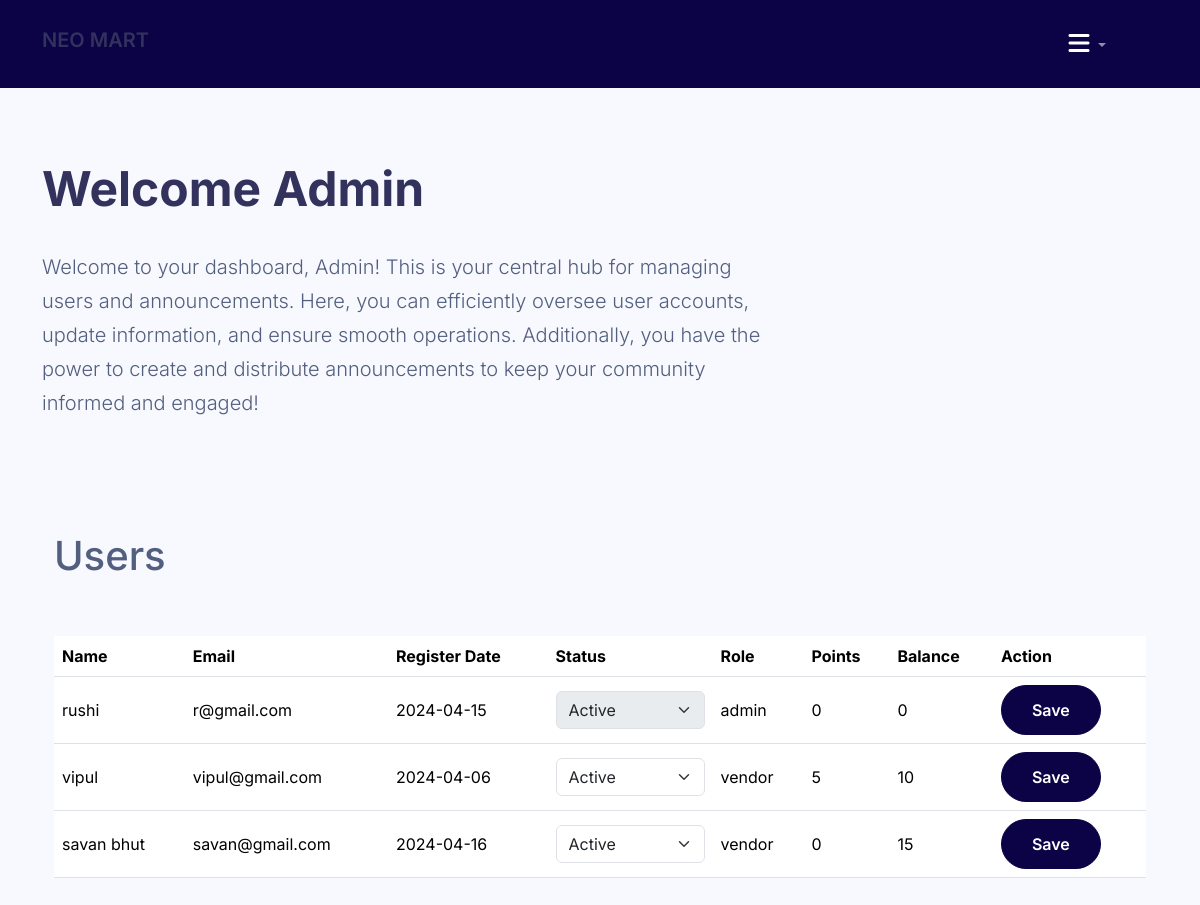
/admin/users.php (signed in), run on the app's committed database.
### tables this page shows
CREATE TABLE `vendor` (
  `vendor_id` int(11) NOT NULL,
  `vendor_name` varchar(255) NOT NULL,
  `vendor_email` varchar(255) NOT NULL,
  `register_date` date NOT NULL,
  `vendor_status` varchar(100) NOT NULL,
  `vendor_password` varchar(256) NOT NULL,
  `points` int(255) UNSIGNED NOT NULL DEFAULT 0,
  `balance` int(10) UNSIGNED NOT NULL DEFAULT 0,
  `role` varchar(255) NOT NULL
);

### admin/users.php (the view, shortened to what this page needs)
<?php
include("../config/connect.php");
include("../inc/head.php");
include("../inc/header.php");
?>
<link rel="stylesheet" href="../css/dash.css">
<div class="container">
    <div class="py-5 lc-block">
        <div class="lc-block">
            <div editable="rich"><br>
                <h2 class="fw-bolder display-5">Welcome Admin</h2><br>
            </div>
        </div>
        <div class="lc-block col-md-8">
            <div editable="rich">
                <p class="lead">Welcome to your dashboard, Admin! This is your central hub for managing users and announcements. Here, you can efficiently oversee user accounts, update information, and ensure smooth operations. Additionally, you have the power to create and distribute announcements to keep your community informed and engaged!
                </p><br>
            </div>
        </div>
    </div>
    <div class="container">
        <h1 class="mt-4">Users</h1><br><br>
        <form action="update_vendor_status.php" method="post">
            <div class="table-responsive">
                <table class="table align-middle mb-0 bg-white">
                    <thead class="bg-light">
                        <tr>
                            <th>Name</th>
                            <th>Email</th>
                            <th>Register Date</th>
                            <th>Status</th>
                            <th>Role</th>
                            <th>Points</th>
                            <th>Balance</th>
                            <th>Action</th>
                        </tr>
                    </thead>
                    <tbody>
                        <?php
                        $sql = "SELECT * FROM vendor";
                        $result = mysqli_query($conn, $sql);
                        if (mysqli_num_rows($result) > 0) {
                            while ($row = mysqli_fetch_assoc($result)) {
                        ?>
                                <tr>
                                    <td><?php echo $row["vendor_name"]; ?></td>
                                    <td><?php echo $row["vendor_email"]; ?></td>
                                    <td><?php echo $row["register_date"]; ?></td>
                                    <td>
                                        <select name="vendor_status[<?php echo $row['vendor_id']; ?>]" class="form-select" <?php echo ($row["role"] == "admin" ? "disabled" : ""); ?>>
                                            <option value="active" <?php echo ($row["vendor_status"] == "active" ? "selected" : ""); ?>>Active</option>
                                        </select>
                                    </td>
                                    <td><?php echo $row["role"]; ?></td>
                                    <td><?php echo $row["points"]; ?></td>
                                    <td><?php echo $row["balance"]; ?></td>
                                    <td><button type="submit" name="submit_vendor" class="btn btn-primary custom-btn">Save</button></td>
                                </tr>
                        <?php
                            }
                        } else {
                            echo "<tr><td colspan='8'>No vendors found.</td></tr>";
                        }
                        ?>
                    </tbody>
                </table>
            </div>
        </form>
    </div>
</div>
<br><br><br><br><br>

### css/style.css (style rules this page uses)
body { overflow-x: hidden; position: relative; }
body { font-family: "Inter", sans-serif; font-weight: 400; line-height: 28px; color: #6a6a6a; font-size: 14px; background-color: #eff2f1; }
.btn { font-weight: 600; padding: 12px 30px; border-radius: 30px; color: #ffffff; background: #2f2f2f; border-color: #2f2f2f; }
.btn.btn-primary { background: #0c0347; border-color: #0c0347; }

### css/dash.css (style rules this page uses)
:root { --blue: #5e72e4; --indigo: #5603ad; --purple: #8965e0; --pink: #f3a4b5; --red: #f5365c; --orange: #fb6340; --yellow: #ffd600; --green: #2dce89; --teal: #11cdef; --cyan: #2bffc6; --white: #fff; --gray: #8898aa; --gray-dark: #32325d; --light: #ced4da; --lighter: #e9ecef; --primary: #5e72e4; --secondary: #f7fafc; --success: #2dce89; --info: #11cdef; --warning: #fb6340; --danger: #f5365c; --light: #adb5bd; --dark: #212529; --default: #172b4d; --white: #fff; --neutral: #fff; --darker: black; --breakpoint-xs: 0; --breakpoint-sm: 576px; --breakpoint-md: 768px; --breakpoint-lg: 992px; --breakpoint-xl: 1200px; --font-family-sans-serif: Open Sans, sans-serif; --font-family-monospace: SFMono-Regular, Menlo, Monaco, Consolas, 'Liberation Mono', 'Courier New', monospace; }
*, *::before, *::after { box-sizing: border-box; }
body { font-size: 1rem; font-weight: 400; line-height: 1.5; margin: 0; padding: 0; box-sizing: border-box; text-align: left; color: #525f7f; background-color: #f8f9fe; }
h2, h5 { margin-top: 0; margin-bottom: .5rem; }
p { margin-top: 0; margin-bottom: 1rem; }
button { border-radius: 0; }
input, button { font-family: inherit; font-size: inherit; line-height: inherit; margin: 0; }
button, input { overflow: visible; }
button { text-transform: none; }
button, [type='reset'], [type='submit'] { -webkit-appearance: button; }
h2, h5, .h2, .h5 { font-family: inherit; font-weight: 600; line-height: 1.5; margin-bottom: .5rem; color: #32325d; }
h2, .h2 { font-size: 1.25rem; }
.mb-0 { margin-bottom: 0 !important; }
p { font-size: 1rem; font-weight: 300; line-height: 1.7; }

### data on the page
vendor: vendor_name "rushi", vendor_email "r@gmail.com", register_date "2024-04-15", vendor_status+vendor_id+role "Active", role "admin", points "0", balance "0"
vendor: vendor_name "vipul", vendor_email "vipul@gmail.com", register_date "2024-04-06", vendor_status+vendor_id+role "Active", role "vendor", points "5", balance "10"
vendor: vendor_name "savan bhut", vendor_email "savan@gmail.com", register_date "2024-04-16", vendor_status+vendor_id+role "Active", role "vendor", points "0", balance "15"
